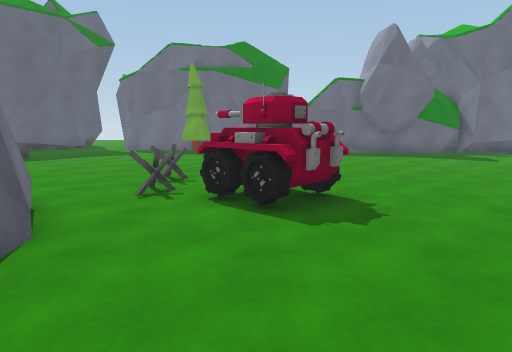
View 1 (above)

15 first-person views from a walk through a 3-D level made in the Unity game engine. The camera is 1.4 m above the floor, tilts 8° down and sees 70° across. The floor is counted in squares, 1 m on a side. Each view is taken from the middle of a square. On the plan, view 1 faces up. The plan holds only what a view shows up to about 16 squares ahead; the rest is blank. The place goes on beyond the plan. The player is left out.

View 2
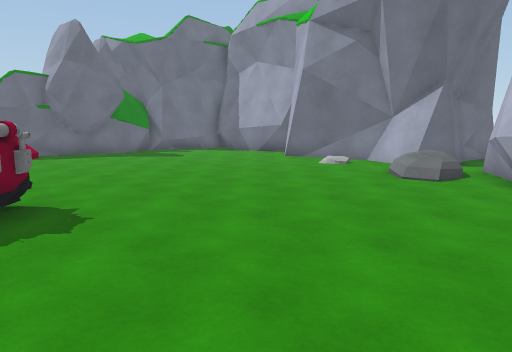

View 3
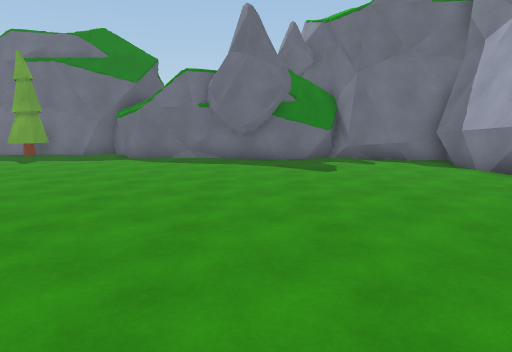

View 4
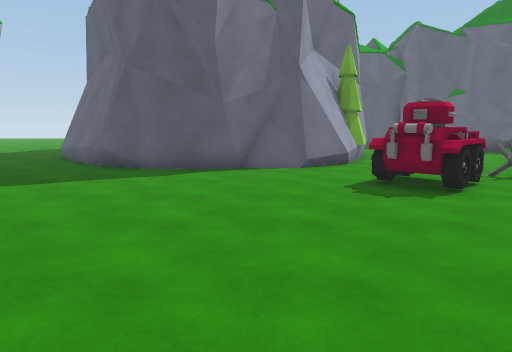

View 5
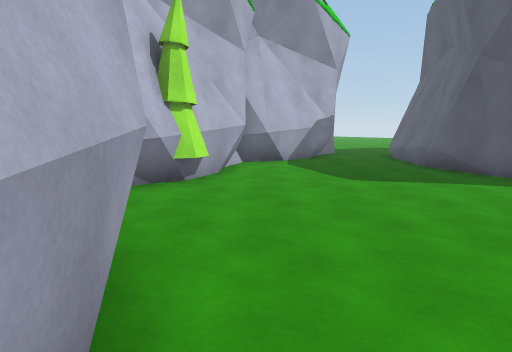

View 6
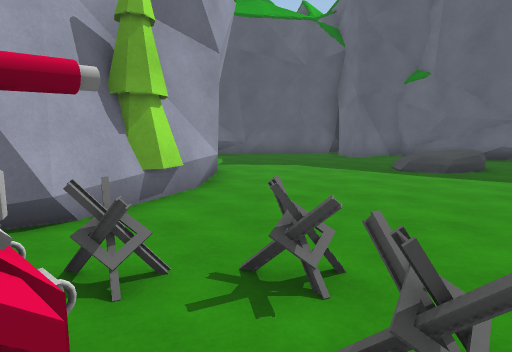

View 7
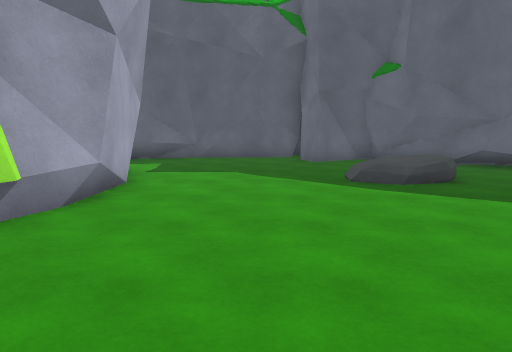

View 8
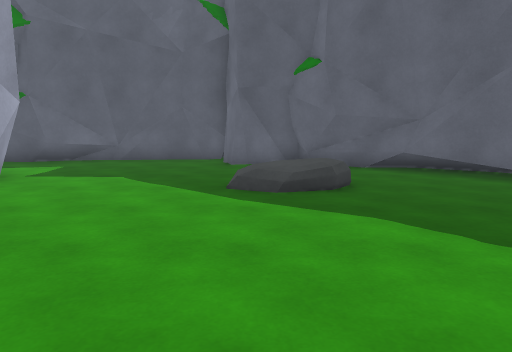

View 9
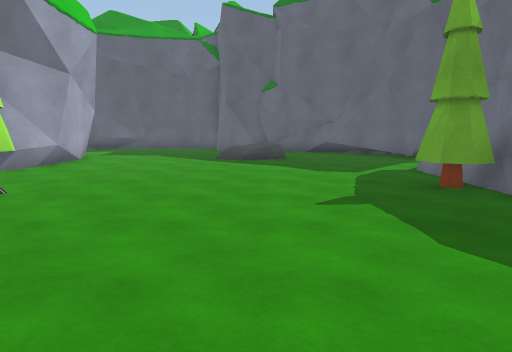

View 10
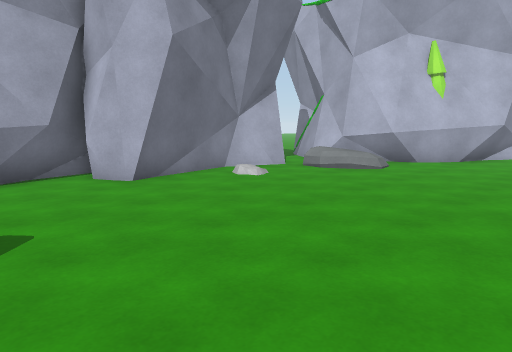

View 11
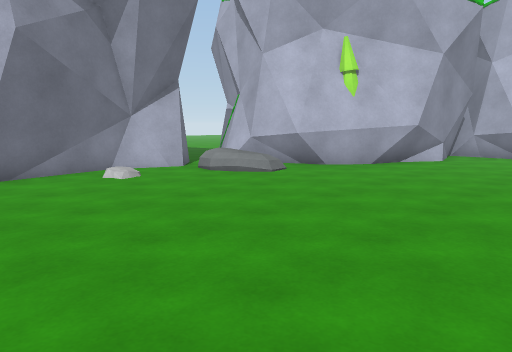

View 12
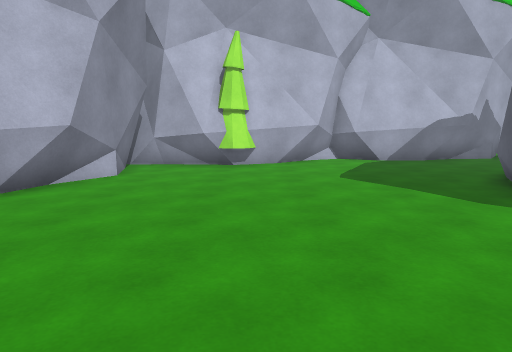

View 13
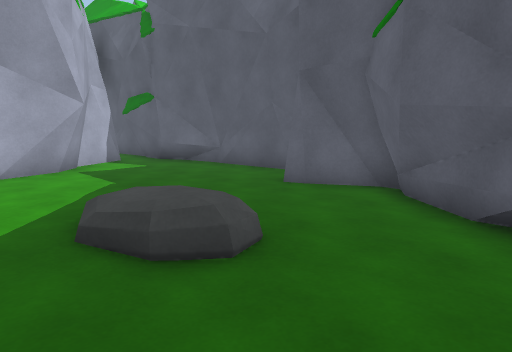

View 14
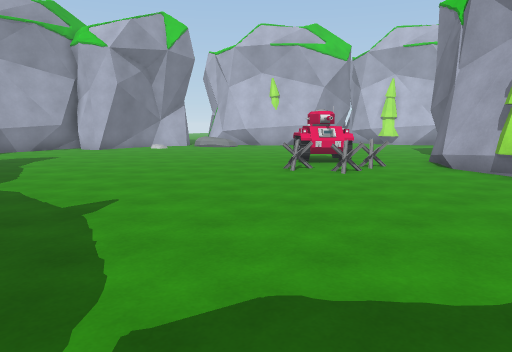

View 15
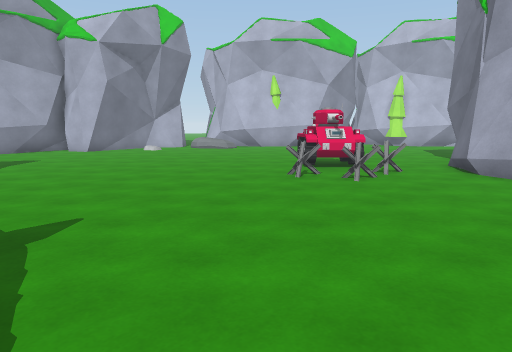

### Floor plan
Key: @ floor where view 1 was taken; # wall or solid block; . main floor; : floor 0.5 m higher than the main floor; / step, stairs or slope; = window, fence, low wall or low ledge; R rock; B barrier; T tank; E tree; O other object.
Columns run from 17 left of view 1 to 18 right of it. Each row starts with its distance up from view 1.
 19     ##.......EE...## ##O
 18    ##..............####O########
 17   ##...................OO.....##
 16   ##..RR.......................#
 15   #... /.......................#
 14  ##... /.......................#
 13 ###............................#
 12 #..............................#
 11 #.............................##
 10 #..............BBB............#
  9 #.............BB..............#
  8 ##....#####....BTTT...........#
  7  #...##  ##E#...TTTT..........#
  6  #..##    ####...TT...........#
  5  #.##        ##.............//#   #
  4  ###          #............: R######
  3               #............  #=..
  2               ##...........#####
  1               ##..........##
  0               #..@.......##
 -1               #.........##
 -2              ##.........##
 -3             ##..........#
 -4            ##...........#
 -5           ##.........E#.#
 -6           .........##E###
 -7           ..#####.##
 -8           #### ####
 -9          ##

Positions as (right, up) in squares from view 1, and headings:
1: (0, 0), facing up
2: (0, 0), facing up-right
3: (7, 3), facing up
4: (9, 3), facing left
5: (9, 2), facing down-left
6: (1, 9), facing left
7: (-1, 11), facing left
8: (-2, 14), facing left
9: (5, 15), facing left
10: (4, 15), facing down-right
11: (2, 12), facing down-right
12: (3, 7), facing down
13: (-8, 19), facing down-left
14: (-8, 19), facing down-right
15: (-7, 18), facing down-right
